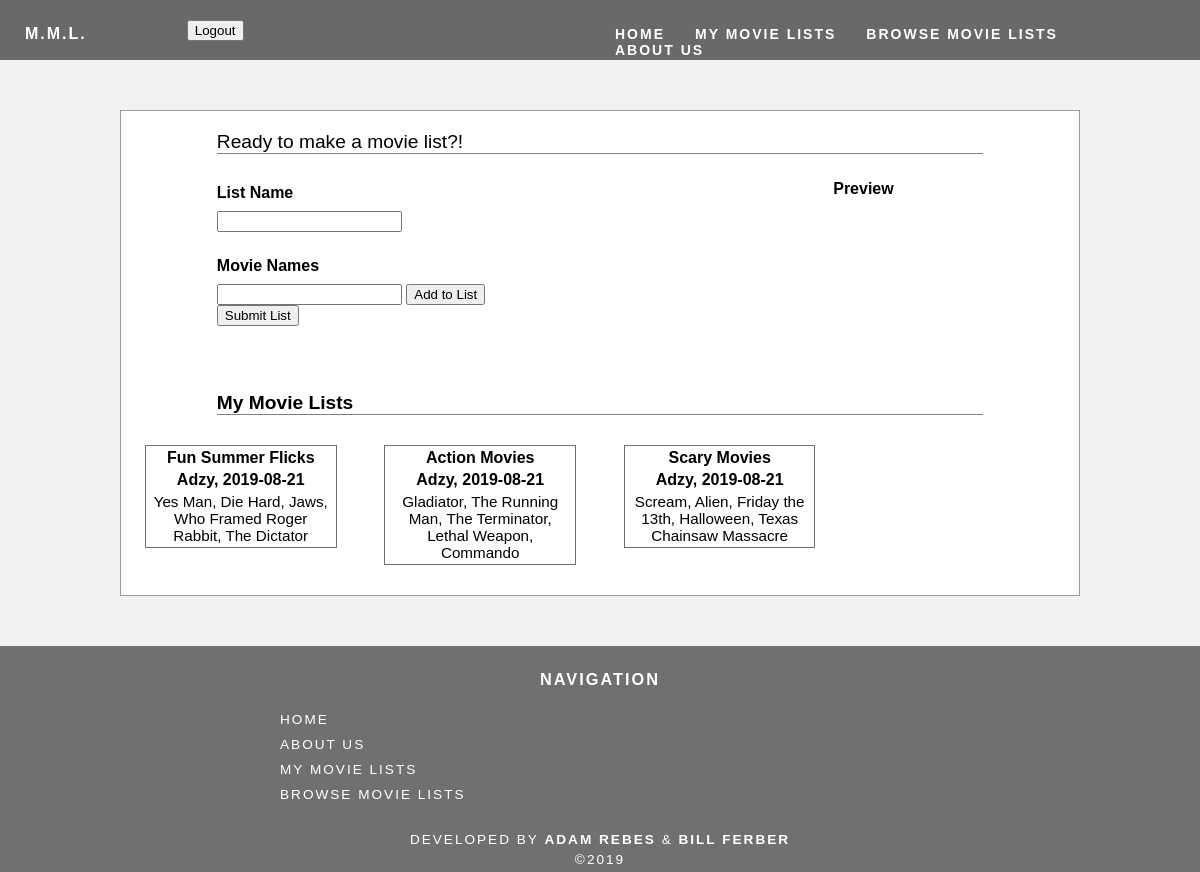
/my_movie_list/makemovielist.php (signed in), run on the app's committed database.
### tables this page shows
CREATE TABLE IF NOT EXISTS `movielist` (
  `idList` int(11) NOT NULL UNIQUE AUTO_INCREMENT,
  `nameList` varchar(255) NOT NULL,
  `authorList` varchar(255) NOT NULL,
  `dateList` date NOT NULL,
  `moviesList` text NOT NULL,
  PRIMARY KEY (`idList`),
  FOREIGN KEY (`authorList`) REFERENCES `users` (`uidUsers`)
);

### my_movie_list/makemovielist.php (the view, shortened to what this page needs)
<?php
	require "header.php";
	include 'includes/dbh.inc.php';
?>
<main class="make">
	<?php
		if (isset($_SESSION['userId'])) {
			echo '<p id="ready">Ready to make a movie list?!</p>';
			echo '<form method="post" action="includes/makemovielist.inc.php">
				<p id="ln">List Name</p>
				<input type="text" name="listname"></input>
				<br id="movienames">
	    		<p id="mn">Movie Names</p>
				<input type="text" name="moviename" id="movie_input"></input>
				<button type="button" name="moviebutton" onclick="addMovie()">Add to List</button>
				<br id="preview">
				<div style="position: relative; bottom: 125px; float: right; width: 30%; margin-right: 10%;">
				<center>Preview</center>
				<p id="movie_result"></p>
				</div>
				<button id="submitbtn" type="submit" name="submit">Submit List</button>
				<input type="hidden" name="movies_list" id="movie_array"></input>
	 			</form> <h2>My Movie Lists</h2>';
		}
		else {
			echo '<p id="loginfirst">You are logged out! </br> Please log in first to make a movie list.</p>';
		}
	?>
	<?php
	if (isset($_SESSION['userId'])) {
				$user = $_SESSION['userUid'];
				$sql = "SELECT * FROM movielist WHERE authorList ='$user';";
				$result = mysqli_query($conn, $sql);
				$queryResults = mysqli_num_rows($result);
				if ($queryResults > 0) {
					while ($row = mysqli_fetch_assoc($result)) {
						echo "<div class='dd'> <table>
						<tr>
							<th>".$row['nameList']."</th>
						</tr>
						<tr>
							<th>".$row['authorList'].", ".$row['dateList']."</th>
						</tr>
						<tr>
							<td>".$row['moviesList']."</td>
						</tr>
						</table> </div>";
					}
				}
	}
	?>
</main>
<?php
	require "footer.php";
?>

### my_movie_list/css/stylesheet.css (style rules this page uses)
body { font-family: Arial; background-color: #F2F2F2; margin-top: 0px; margin-right: 0px; margin-bottom: 0px; margin-left: 0px; font-style: normal; font-weight: 200; }
.make { border: solid 1.5px #9B9B9B; background: #FFFFFF; margin-top: 50px; margin-bottom: 50px; margin-left: 10%; margin-right: 10%; overflow: hidden; }
.make h2 { text-align: left; border-bottom: solid 1px grey; margin-left: 10%; margin-right: 10%; margin-bottom: 30px; font-size: 120%; }
.make form { display: block; margin-left: 10%; }
#submitbtn { margin-bottom: 50px; }
#mn { font-weight: bold; margin-bottom: 1%; margin-top: 3%; }
#ln { font-weight: bold; margin-bottom: 1%; }
.make center { font-weight: bold; }
#ready { text-align: left; border-bottom: solid 1px grey; margin-left: 10%; margin-right: 10%; margin-bottom: 30px; margin-top: 20px; font-size: 120%; }
.make table { width: 20%; margin-left: 2.5%; margin-right: 2.5%; float: left; margin-bottom: 30px; border: solid 1px #717070; }
.make td { font-size: 95%; text-align: center; }
.make { overflow: hidden; }

### data on the page
movielist: nameList "Fun Summer Flicks", authorList "Adzy", dateList "2019-08-21", moviesList "Yes Man, Die Hard, Jaws, Who Framed Roger Rabbit, The Dictator"
movielist: nameList "Action Movies", authorList "Adzy", dateList "2019-08-21", moviesList "Gladiator, The Running Man, The Terminator, Lethal Weapon, Commando"
movielist: nameList "Scary Movies", authorList "Adzy", dateList "2019-08-21", moviesList "Scream, Alien, Friday the 13th, Halloween, Texas Chainsaw Massacre"
